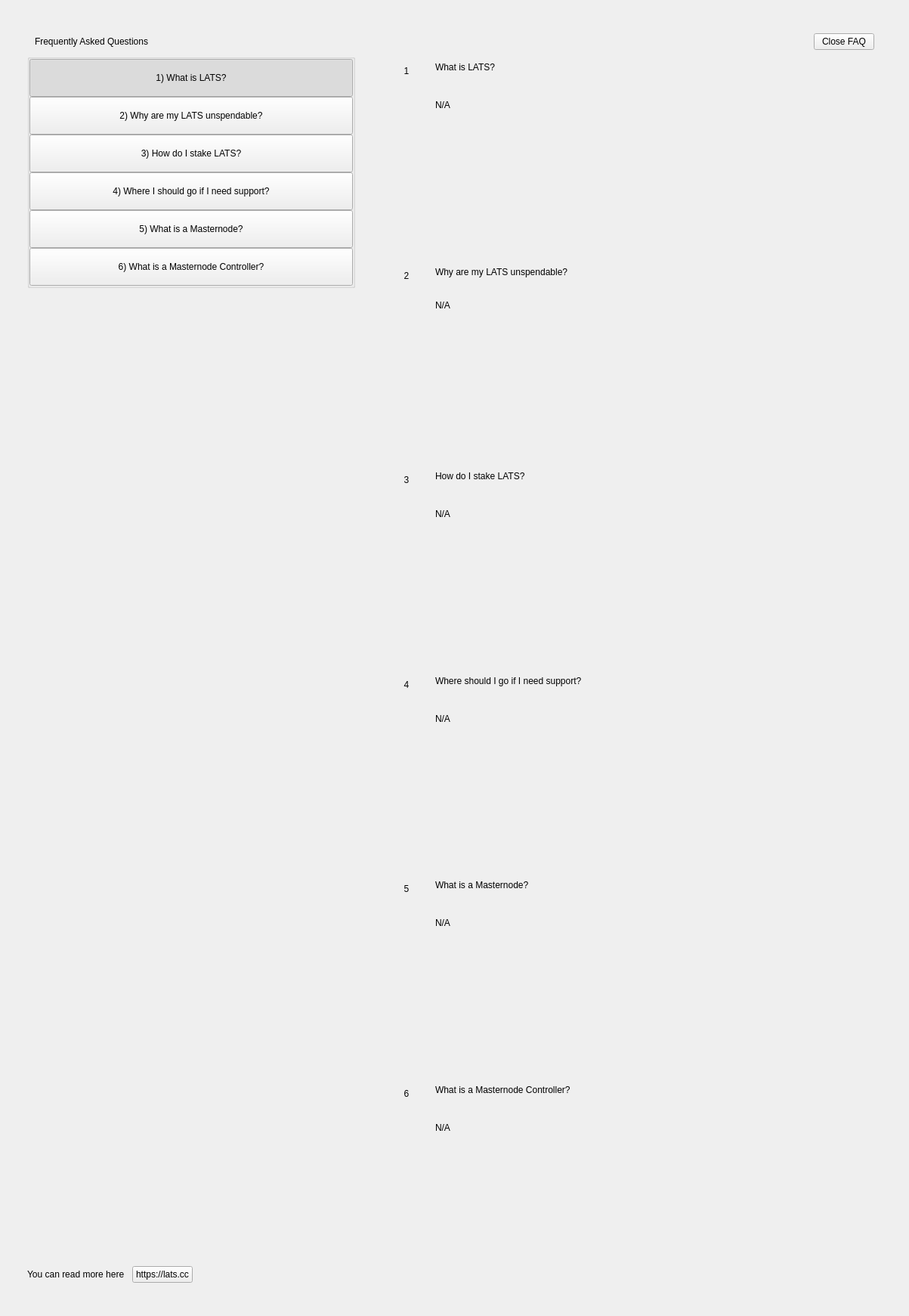
<?xml version="1.0" encoding="UTF-8"?>
<ui version="4.0">
 <class>SettingsFaqWidget</class>
 <widget class="QWidget" name="SettingsFaqWidget">
  <property name="geometry">
   <rect>
    <x>0</x>
    <y>0</y>
    <width>1203</width>
    <height>1741</height>
   </rect>
  </property>
  <property name="windowTitle">
   <string notr="true">N/A</string>
  </property>
  <layout class="QHBoxLayout" name="horizontalLayout" stretch="0">
   <property name="spacing">
    <number>0</number>
   </property>
   <property name="leftMargin">
    <number>0</number>
   </property>
   <property name="topMargin">
    <number>0</number>
   </property>
   <property name="rightMargin">
    <number>0</number>
   </property>
   <property name="bottomMargin">
    <number>0</number>
   </property>
   <item>
    <widget class="PFBorderImage" name="container">
     <layout class="QVBoxLayout" name="verticalLayoutcont">
      <property name="leftMargin">
       <number>36</number>
      </property>
      <property name="topMargin">
       <number>44</number>
      </property>
      <property name="rightMargin">
       <number>36</number>
      </property>
      <property name="bottomMargin">
       <number>44</number>
      </property>
      <item>
       <layout class="QHBoxLayout" name="horizontalLayout_3">
        <property name="spacing">
         <number>0</number>
        </property>
        <property name="leftMargin">
         <number>10</number>
        </property>
        <property name="rightMargin">
         <number>10</number>
        </property>
        <item>
         <widget class="QLabel" name="labelTitle">
          <property name="text">
           <string>Frequently Asked Questions</string>
          </property>
         </widget>
        </item>
        <item>
         <spacer name="horizontalSpacer">
          <property name="orientation">
           <enum>Qt::Horizontal</enum>
          </property>
          <property name="sizeHint" stdset="0">
           <size>
            <width>40</width>
            <height>20</height>
           </size>
          </property>
         </spacer>
        </item>
        <item>
         <widget class="QPushButton" name="pushButtonExit">
          <property name="text">
           <string>Close FAQ</string>
          </property>
         </widget>
        </item>
       </layout>
      </item>
      <item>
       <layout class="QHBoxLayout" name="horizontalLayout_6" stretch="2,0,3">
        <item>
         <widget class="QWidget" name="left" native="true">
          <layout class="QVBoxLayout" name="verticalLayout_3">
           <property name="leftMargin">
            <number>0</number>
           </property>
           <property name="topMargin">
            <number>0</number>
           </property>
           <property name="rightMargin">
            <number>0</number>
           </property>
           <property name="bottomMargin">
            <number>0</number>
           </property>
           <item>
            <layout class="QVBoxLayout" name="verticalLayout_2">
             <property name="spacing">
              <number>0</number>
             </property>
             <item>
              <widget class="QWidget" name="containerButtons" native="true">
               <layout class="QVBoxLayout" name="verticalLayout">
                <property name="spacing">
                 <number>0</number>
                </property>
                <property name="leftMargin">
                 <number>0</number>
                </property>
                <property name="topMargin">
                 <number>0</number>
                </property>
                <property name="rightMargin">
                 <number>0</number>
                </property>
                <property name="bottomMargin">
                 <number>0</number>
                </property>
                <item>
                 <widget class="QGroupBox" name="groupBox">
                  <property name="title">
                   <string/>
                  </property>
                  <layout class="QVBoxLayout" name="verticalLayout_9">
                   <property name="spacing">
                    <number>0</number>
                   </property>
                   <property name="leftMargin">
                    <number>0</number>
                   </property>
                   <property name="topMargin">
                    <number>0</number>
                   </property>
                   <property name="rightMargin">
                    <number>0</number>
                   </property>
                   <property name="bottomMargin">
                    <number>0</number>
                   </property>
                   <item>
                    <widget class="QPushButton" name="pushButton_Intro">
                     <property name="minimumSize">
                      <size>
                       <width>0</width>
                       <height>50</height>
                      </size>
                     </property>
                     <property name="maximumSize">
                      <size>
                       <width>16777215</width>
                       <height>50</height>
                      </size>
                     </property>
                     <property name="focusPolicy">
                      <enum>Qt::NoFocus</enum>
                     </property>
                     <property name="text">
                      <string>1) What is LATS?</string>
                     </property>
                     <property name="checkable">
                      <bool>true</bool>
                     </property>
                     <property name="checked">
                      <bool>true</bool>
                     </property>
                     <property name="autoExclusive">
                      <bool>true</bool>
                     </property>
                    </widget>
                   </item>
                   <item>
                    <widget class="QPushButton" name="pushButton_UnspendableLATS">
                     <property name="minimumSize">
                      <size>
                       <width>0</width>
                       <height>50</height>
                      </size>
                     </property>
                     <property name="maximumSize">
                      <size>
                       <width>16777215</width>
                       <height>50</height>
                      </size>
                     </property>
                     <property name="focusPolicy">
                      <enum>Qt::NoFocus</enum>
                     </property>
                     <property name="text">
                      <string>2) Why are my LATS unspendable?</string>
                     </property>
                     <property name="checkable">
                      <bool>true</bool>
                     </property>
                     <property name="autoExclusive">
                      <bool>true</bool>
                     </property>
                    </widget>
                   </item>
                   <item>
                    <widget class="QPushButton" name="pushButton_Stake">
                     <property name="minimumSize">
                      <size>
                       <width>0</width>
                       <height>50</height>
                      </size>
                     </property>
                     <property name="focusPolicy">
                      <enum>Qt::NoFocus</enum>
                     </property>
                     <property name="text">
                      <string>3) How do I stake LATS?</string>
                     </property>
                     <property name="checkable">
                      <bool>true</bool>
                     </property>
                     <property name="autoExclusive">
                      <bool>true</bool>
                     </property>
                    </widget>
                   </item>
                   <item>
                    <widget class="QPushButton" name="pushButton_Support">
                     <property name="minimumSize">
                      <size>
                       <width>0</width>
                       <height>50</height>
                      </size>
                     </property>
                     <property name="focusPolicy">
                      <enum>Qt::NoFocus</enum>
                     </property>
                     <property name="text">
                      <string>4) Where I should go if I need support?</string>
                     </property>
                     <property name="checkable">
                      <bool>true</bool>
                     </property>
                     <property name="autoExclusive">
                      <bool>true</bool>
                     </property>
                    </widget>
                   </item>
                   <item>
                    <widget class="QPushButton" name="pushButton_Masternode">
                     <property name="minimumSize">
                      <size>
                       <width>0</width>
                       <height>50</height>
                      </size>
                     </property>
                     <property name="focusPolicy">
                      <enum>Qt::NoFocus</enum>
                     </property>
                     <property name="text">
                      <string>5) What is a Masternode?</string>
                     </property>
                     <property name="checkable">
                      <bool>true</bool>
                     </property>
                     <property name="autoExclusive">
                      <bool>true</bool>
                     </property>
                    </widget>
                   </item>
                   <item>
                    <widget class="QPushButton" name="pushButton_MNController">
                     <property name="minimumSize">
                      <size>
                       <width>0</width>
                       <height>50</height>
                      </size>
                     </property>
                     <property name="focusPolicy">
                      <enum>Qt::NoFocus</enum>
                     </property>
                     <property name="text">
                      <string>6) What is a Masternode Controller?</string>
                     </property>
                     <property name="checkable">
                      <bool>true</bool>
                     </property>
                     <property name="autoExclusive">
                      <bool>true</bool>
                     </property>
                    </widget>
                   </item>
                  </layout>
                 </widget>
                </item>
               </layout>
              </widget>
             </item>
             <item>
              <spacer name="verticalSpacer">
               <property name="orientation">
                <enum>Qt::Vertical</enum>
               </property>
               <property name="sizeHint" stdset="0">
                <size>
                 <width>20</width>
                 <height>40</height>
                </size>
               </property>
              </spacer>
             </item>
             <item>
              <layout class="QHBoxLayout" name="horizontalLayout_2">
               <item>
                <widget class="QLabel" name="labelWebLink">
                 <property name="text">
                  <string>You can read more here</string>
                 </property>
                </widget>
               </item>
               <item>
                <spacer name="horizontalSpacer_4">
                 <property name="orientation">
                  <enum>Qt::Horizontal</enum>
                 </property>
                 <property name="sizeType">
                  <enum>QSizePolicy::Minimum</enum>
                 </property>
                 <property name="sizeHint" stdset="0">
                  <size>
                   <width>10</width>
                   <height>20</height>
                  </size>
                 </property>
                </spacer>
               </item>
               <item>
                <widget class="QPushButton" name="pushButtonWebLink">
                 <property name="focusPolicy">
                  <enum>Qt::NoFocus</enum>
                 </property>
                 <property name="text">
                  <string notr="true">https://lats.cc</string>
                 </property>
                </widget>
               </item>
               <item>
                <spacer name="horizontalSpacer_2">
                 <property name="orientation">
                  <enum>Qt::Horizontal</enum>
                 </property>
                 <property name="sizeHint" stdset="0">
                  <size>
                   <width>40</width>
                   <height>20</height>
                  </size>
                 </property>
                </spacer>
               </item>
              </layout>
             </item>
            </layout>
           </item>
          </layout>
         </widget>
        </item>
        <item>
         <spacer name="horizontalSpacer_3">
          <property name="orientation">
           <enum>Qt::Horizontal</enum>
          </property>
          <property name="sizeType">
           <enum>QSizePolicy::Minimum</enum>
          </property>
          <property name="sizeHint" stdset="0">
           <size>
            <width>40</width>
            <height>20</height>
           </size>
          </property>
         </spacer>
        </item>
        <item>
         <widget class="QWidget" name="right" native="true">
          <layout class="QVBoxLayout" name="verticalLayout_5">
           <property name="leftMargin">
            <number>0</number>
           </property>
           <property name="topMargin">
            <number>0</number>
           </property>
           <property name="rightMargin">
            <number>0</number>
           </property>
           <property name="bottomMargin">
            <number>0</number>
           </property>
           <item>
            <layout class="QVBoxLayout" name="verticalLayout_6">
             <property name="spacing">
              <number>0</number>
             </property>
             <item>
              <widget class="QScrollArea" name="scrollAreaFaq">
               <property name="styleSheet">
                <string notr="true">#scrollAreaFaq { background:transparent; }</string>
               </property>
               <property name="horizontalScrollBarPolicy">
                <enum>Qt::ScrollBarAlwaysOff</enum>
               </property>
               <property name="sizeAdjustPolicy">
                <enum>QAbstractScrollArea::AdjustIgnored</enum>
               </property>
               <property name="widgetResizable">
                <bool>true</bool>
               </property>
               <property name="alignment">
                <set>Qt::AlignLeading|Qt::AlignLeft|Qt::AlignTop</set>
               </property>
               <widget class="QWidget" name="scrollAreaWidgetContents">
                <property name="geometry">
                 <rect>
                  <x>0</x>
                  <y>0</y>
                  <width>642</width>
                  <height>1614</height>
                 </rect>
                </property>
                <property name="autoFillBackground">
                 <bool>false</bool>
                </property>
                <property name="styleSheet">
                 <string notr="true">#scrollAreaWidgetContents { background:transparent; }</string>
                </property>
                <layout class="QVBoxLayout" name="verticalLayout_7">
                 <property name="spacing">
                  <number>0</number>
                 </property>
                 <property name="sizeConstraint">
                  <enum>QLayout::SetDefaultConstraint</enum>
                 </property>
                 <property name="leftMargin">
                  <number>0</number>
                 </property>
                 <property name="topMargin">
                  <number>0</number>
                 </property>
                 <property name="rightMargin">
                  <number>0</number>
                 </property>
                 <property name="bottomMargin">
                  <number>0</number>
                 </property>
                 <item>
                  <widget class="QWidget" name="widget_Intro" native="true">
                   <property name="minimumSize">
                    <size>
                     <width>300</width>
                     <height>0</height>
                    </size>
                   </property>
                   <layout class="QHBoxLayout" name="horizontalLayout_Intro" stretch="0,1">
                    <item alignment="Qt::AlignTop">
                     <widget class="QLabel" name="labelNumber_Intro">
                      <property name="minimumSize">
                       <size>
                        <width>24</width>
                        <height>24</height>
                       </size>
                      </property>
                      <property name="maximumSize">
                       <size>
                        <width>16777215</width>
                        <height>24</height>
                       </size>
                      </property>
                      <property name="text">
                       <string>1</string>
                      </property>
                      <property name="alignment">
                       <set>Qt::AlignCenter</set>
                      </property>
                     </widget>
                    </item>
                    <item>
                     <layout class="QVBoxLayout" name="verticalLayout_Intro">
                      <property name="leftMargin">
                       <number>20</number>
                      </property>
                      <property name="rightMargin">
                       <number>20</number>
                      </property>
                      <item>
                       <widget class="QLabel" name="labelSubtitle_Intro">
                        <property name="text">
                         <string>What is LATS?</string>
                        </property>
                        <property name="wordWrap">
                         <bool>true</bool>
                        </property>
                       </widget>
                      </item>
                      <item>
                       <spacer name="verticalSpacer1_Intro">
                        <property name="orientation">
                         <enum>Qt::Vertical</enum>
                        </property>
                        <property name="sizeType">
                         <enum>QSizePolicy::Fixed</enum>
                        </property>
                        <property name="sizeHint" stdset="0">
                         <size>
                          <width>20</width>
                          <height>30</height>
                         </size>
                        </property>
                       </spacer>
                      </item>
                      <item>
                       <widget class="QLabel" name="labelContent_Intro">
                        <property name="text">
                         <string notr="true">N/A</string>
                        </property>
                        <property name="alignment">
                         <set>Qt::AlignLeading|Qt::AlignLeft|Qt::AlignTop</set>
                        </property>
                        <property name="wordWrap">
                         <bool>true</bool>
                        </property>
                       </widget>
                      </item>
                      <item>
                       <spacer name="verticalSpacer2_Intro">
                        <property name="orientation">
                         <enum>Qt::Vertical</enum>
                        </property>
                        <property name="sizeHint" stdset="0">
                         <size>
                          <width>20</width>
                          <height>20</height>
                         </size>
                        </property>
                       </spacer>
                      </item>
                     </layout>
                    </item>
                   </layout>
                  </widget>
                 </item>
                 <item>
                  <widget class="QWidget" name="widget_UnspendableLATS" native="true">
                   <layout class="QHBoxLayout" name="horizontalPage_UnspendableLATS" stretch="0,1">
                    <item alignment="Qt::AlignTop">
                     <widget class="QLabel" name="labelNumber_UnspendableLATS">
                      <property name="minimumSize">
                       <size>
                        <width>24</width>
                        <height>24</height>
                       </size>
                      </property>
                      <property name="maximumSize">
                       <size>
                        <width>16777215</width>
                        <height>24</height>
                       </size>
                      </property>
                      <property name="text">
                       <string>2</string>
                      </property>
                      <property name="alignment">
                       <set>Qt::AlignCenter</set>
                      </property>
                     </widget>
                    </item>
                    <item>
                     <layout class="QVBoxLayout" name="verticalLayout_UnspendableLATS">
                      <property name="spacing">
                       <number>0</number>
                      </property>
                      <property name="leftMargin">
                       <number>20</number>
                      </property>
                      <property name="rightMargin">
                       <number>20</number>
                      </property>
                      <item>
                       <widget class="QLabel" name="labelSubtitle_UnspendableLATS">
                        <property name="text">
                         <string>Why are my LATS unspendable?</string>
                        </property>
                        <property name="wordWrap">
                         <bool>true</bool>
                        </property>
                       </widget>
                      </item>
                      <item>
                       <spacer name="verticalSpacer1_UnspendableLATS">
                        <property name="orientation">
                         <enum>Qt::Vertical</enum>
                        </property>
                        <property name="sizeType">
                         <enum>QSizePolicy::Fixed</enum>
                        </property>
                        <property name="sizeHint" stdset="0">
                         <size>
                          <width>20</width>
                          <height>30</height>
                         </size>
                        </property>
                       </spacer>
                      </item>
                      <item>
                       <widget class="QLabel" name="labelContent_UnspendableLATS">
                        <property name="text">
                         <string notr="true">N/A</string>
                        </property>
                        <property name="alignment">
                         <set>Qt::AlignLeading|Qt::AlignLeft|Qt::AlignTop</set>
                        </property>
                        <property name="wordWrap">
                         <bool>true</bool>
                        </property>
                       </widget>
                      </item>
                      <item>
                       <spacer name="verticalSpacer2_UnspendableLATS">
                        <property name="orientation">
                         <enum>Qt::Vertical</enum>
                        </property>
                        <property name="sizeHint" stdset="0">
                         <size>
                          <width>20</width>
                          <height>20</height>
                         </size>
                        </property>
                       </spacer>
                      </item>
                     </layout>
                    </item>
                   </layout>
                  </widget>
                 </item>
                 <item>
                  <widget class="QWidget" name="widget_Stake" native="true">
                   <layout class="QHBoxLayout" name="horizontalpage_Stake" stretch="0,1">
                    <item alignment="Qt::AlignTop">
                     <widget class="QLabel" name="labelNumber_Stake">
                      <property name="minimumSize">
                       <size>
                        <width>24</width>
                        <height>24</height>
                       </size>
                      </property>
                      <property name="maximumSize">
                       <size>
                        <width>16777215</width>
                        <height>24</height>
                       </size>
                      </property>
                      <property name="text">
                       <string>3</string>
                      </property>
                      <property name="alignment">
                       <set>Qt::AlignCenter</set>
                      </property>
                     </widget>
                    </item>
                    <item>
                     <layout class="QVBoxLayout" name="verticalLayoutpage_Stake">
                      <property name="leftMargin">
                       <number>20</number>
                      </property>
                      <property name="rightMargin">
                       <number>20</number>
                      </property>
                      <item>
                       <widget class="QLabel" name="labelSubtitle_Stake">
                        <property name="text">
                         <string>How do I stake LATS?</string>
                        </property>
                        <property name="wordWrap">
                         <bool>true</bool>
                        </property>
                       </widget>
                      </item>
                      <item>
                       <spacer name="verticalSpacer1_Stake">
                        <property name="orientation">
                         <enum>Qt::Vertical</enum>
                        </property>
                        <property name="sizeType">
                         <enum>QSizePolicy::Fixed</enum>
                        </property>
                        <property name="sizeHint" stdset="0">
                         <size>
                          <width>20</width>
                          <height>30</height>
                         </size>
                        </property>
                       </spacer>
                      </item>
                      <item>
                       <widget class="QLabel" name="labelContent_Stake">
                        <property name="text">
                         <string notr="true">N/A</string>
                        </property>
                        <property name="alignment">
                         <set>Qt::AlignLeading|Qt::AlignLeft|Qt::AlignTop</set>
                        </property>
                        <property name="wordWrap">
                         <bool>true</bool>
                        </property>
                       </widget>
                      </item>
                      <item>
                       <spacer name="verticalSpacer2_Stake">
                        <property name="orientation">
                         <enum>Qt::Vertical</enum>
                        </property>
                        <property name="sizeHint" stdset="0">
                         <size>
                          <width>20</width>
                          <height>20</height>
                         </size>
                        </property>
                       </spacer>
                      </item>
                     </layout>
                    </item>
                   </layout>
                  </widget>
                 </item>
                 <item>
                  <widget class="QWidget" name="widget_Support" native="true">
                   <layout class="QHBoxLayout" name="horizontalpage_Support" stretch="0,1">
                    <item alignment="Qt::AlignTop">
                     <widget class="QLabel" name="labelNumber_Support">
                      <property name="minimumSize">
                       <size>
                        <width>24</width>
                        <height>24</height>
                       </size>
                      </property>
                      <property name="maximumSize">
                       <size>
                        <width>16777215</width>
                        <height>24</height>
                       </size>
                      </property>
                      <property name="text">
                       <string>4</string>
                      </property>
                      <property name="alignment">
                       <set>Qt::AlignCenter</set>
                      </property>
                     </widget>
                    </item>
                    <item>
                     <layout class="QVBoxLayout" name="verticalLayoutpage_Support">
                      <property name="leftMargin">
                       <number>20</number>
                      </property>
                      <property name="rightMargin">
                       <number>20</number>
                      </property>
                      <item>
                       <widget class="QLabel" name="labelSubtitle_Support">
                        <property name="text">
                         <string>Where should I go if I need support?</string>
                        </property>
                        <property name="wordWrap">
                         <bool>true</bool>
                        </property>
                       </widget>
                      </item>
                      <item>
                       <spacer name="verticalSpacer1_Support">
                        <property name="orientation">
                         <enum>Qt::Vertical</enum>
                        </property>
                        <property name="sizeType">
                         <enum>QSizePolicy::Fixed</enum>
                        </property>
                        <property name="sizeHint" stdset="0">
                         <size>
                          <width>20</width>
                          <height>30</height>
                         </size>
                        </property>
                       </spacer>
                      </item>
                      <item>
                       <widget class="QLabel" name="labelContent_Support">
                        <property name="text">
                         <string notr="true">N/A</string>
                        </property>
                        <property name="alignment">
                         <set>Qt::AlignLeading|Qt::AlignLeft|Qt::AlignTop</set>
                        </property>
                        <property name="wordWrap">
                         <bool>true</bool>
                        </property>
                       </widget>
                      </item>
                      <item>
                       <spacer name="verticalSpacer2_Support">
                        <property name="orientation">
                         <enum>Qt::Vertical</enum>
                        </property>
                        <property name="sizeHint" stdset="0">
                         <size>
                          <width>20</width>
                          <height>20</height>
                         </size>
                        </property>
                       </spacer>
                      </item>
                     </layout>
                    </item>
                   </layout>
                  </widget>
                 </item>
                 <item>
                  <widget class="QWidget" name="widget_Masternode" native="true">
                   <layout class="QHBoxLayout" name="horizontalpage_Masternode" stretch="0,1">
                    <item alignment="Qt::AlignTop">
                     <widget class="QLabel" name="labelNumber_Masternode">
                      <property name="minimumSize">
                       <size>
                        <width>24</width>
                        <height>24</height>
                       </size>
                      </property>
                      <property name="maximumSize">
                       <size>
                        <width>16777215</width>
                        <height>24</height>
                       </size>
                      </property>
                      <property name="text">
                       <string>5</string>
                      </property>
                      <property name="alignment">
                       <set>Qt::AlignCenter</set>
                      </property>
                     </widget>
                    </item>
                    <item>
                     <layout class="QVBoxLayout" name="verticalLayoutpage_Masternode">
                      <property name="leftMargin">
                       <number>20</number>
                      </property>
                      <property name="rightMargin">
                       <number>20</number>
                      </property>
                      <item>
                       <widget class="QLabel" name="labelSubtitle_Masternode">
                        <property name="text">
                         <string>What is a Masternode?</string>
                        </property>
                        <property name="wordWrap">
                         <bool>true</bool>
                        </property>
                       </widget>
                      </item>
                      <item>
                       <spacer name="verticalSpacer1_Masternode">
                        <property name="orientation">
                         <enum>Qt::Vertical</enum>
                        </property>
                        <property name="sizeType">
                         <enum>QSizePolicy::Fixed</enum>
                        </property>
                        <property name="sizeHint" stdset="0">
                         <size>
                          <width>20</width>
                          <height>30</height>
                         </size>
                        </property>
                       </spacer>
                      </item>
                      <item>
                       <widget class="QLabel" name="labelContent_Masternode">
                        <property name="text">
                         <string notr="true">N/A</string>
                        </property>
                        <property name="alignment">
                         <set>Qt::AlignLeading|Qt::AlignLeft|Qt::AlignTop</set>
                        </property>
                        <property name="wordWrap">
                         <bool>true</bool>
                        </property>
                       </widget>
                      </item>
                      <item>
                       <spacer name="verticalSpacer2_Masternode">
                        <property name="orientation">
                         <enum>Qt::Vertical</enum>
                        </property>
                        <property name="sizeHint" stdset="0">
                         <size>
                          <width>20</width>
                          <height>20</height>
                         </size>
                        </property>
                       </spacer>
                      </item>
                     </layout>
                    </item>
                   </layout>
                  </widget>
                 </item>
                 <item>
                  <widget class="QWidget" name="widget_MNController" native="true">
                   <layout class="QHBoxLayout" name="horizontalpage_MNController" stretch="0,1">
                    <item alignment="Qt::AlignTop">
                     <widget class="QLabel" name="labelNumber_MNController">
                      <property name="minimumSize">
                       <size>
                        <width>24</width>
                        <height>24</height>
                       </size>
                      </property>
                      <property name="maximumSize">
                       <size>
                        <width>16777215</width>
                        <height>24</height>
                       </size>
                      </property>
                      <property name="text">
                       <string>6</string>
                      </property>
                      <property name="alignment">
                       <set>Qt::AlignCenter</set>
                      </property>
                     </widget>
                    </item>
                    <item>
                     <layout class="QVBoxLayout" name="verticalLayoutpage_MNController">
                      <property name="leftMargin">
                       <number>20</number>
                      </property>
                      <property name="rightMargin">
                       <number>20</number>
                      </property>
                      <item>
                       <widget class="QLabel" name="labelSubtitle_MNController">
                        <property name="text">
                         <string>What is a Masternode Controller?</string>
                        </property>
                        <property name="wordWrap">
                         <bool>true</bool>
                        </property>
                       </widget>
                      </item>
                      <item>
                       <spacer name="verticalSpacer1_MNController">
                        <property name="orientation">
                         <enum>Qt::Vertical</enum>
                        </property>
                        <property name="sizeType">
                         <enum>QSizePolicy::Fixed</enum>
                        </property>
                        <property name="sizeHint" stdset="0">
                         <size>
                          <width>20</width>
                          <height>30</height>
                         </size>
                        </property>
                       </spacer>
                      </item>
                      <item>
                       <widget class="QLabel" name="labelContent_MNController">
                        <property name="text">
                         <string notr="true">N/A</string>
                        </property>
                        <property name="alignment">
                         <set>Qt::AlignLeading|Qt::AlignLeft|Qt::AlignTop</set>
                        </property>
                        <property name="wordWrap">
                         <bool>true</bool>
                        </property>
                       </widget>
                      </item>
                      <item>
                       <spacer name="verticalSpacer2_MNController">
                        <property name="orientation">
                         <enum>Qt::Vertical</enum>
                        </property>
                        <property name="sizeHint" stdset="0">
                         <size>
                          <width>20</width>
                          <height>20</height>
                         </size>
                        </property>
                       </spacer>
                      </item>
                     </layout>
                    </item>
                   </layout>
                  </widget>
                 </item>
                </layout>
               </widget>
              </widget>
             </item>
            </layout>
           </item>
          </layout>
         </widget>
        </item>
       </layout>
      </item>
     </layout>
    </widget>
   </item>
  </layout>
 </widget>
 <customwidgets>
  <customwidget>
   <class>PFBorderImage</class>
   <extends>QFrame</extends>
   <header>qt/lats/pfborderimage.h</header>
   <container>1</container>
  </customwidget>
 </customwidgets>
 <resources/>
 <connections/>
</ui>
